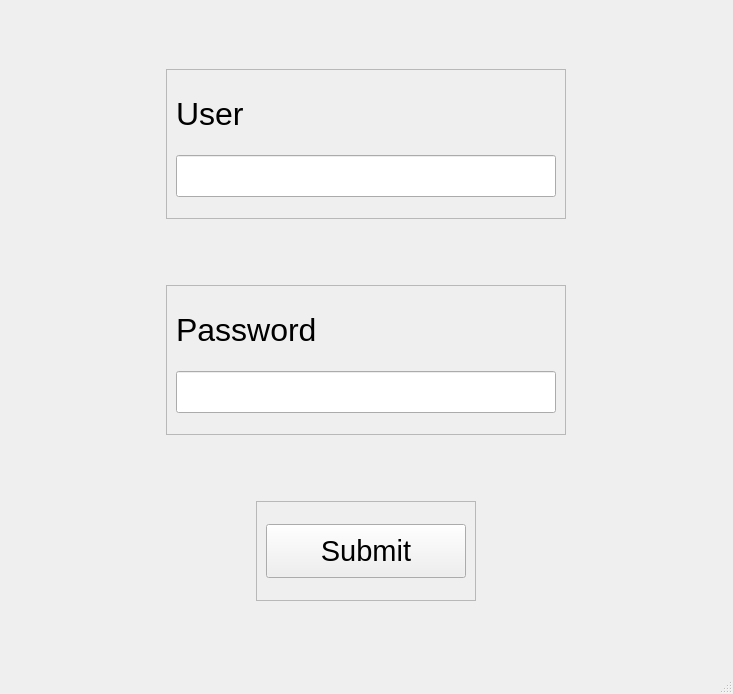
<?xml version="1.0" encoding="UTF-8"?>
<ui version="4.0">
 <class>MainWindow</class>
 <widget class="QMainWindow" name="MainWindow">
  <property name="geometry">
   <rect>
    <x>0</x>
    <y>0</y>
    <width>733</width>
    <height>694</height>
   </rect>
  </property>
  <property name="windowTitle">
   <string>MainWindow</string>
  </property>
  <widget class="QWidget" name="centralwidget">
   <layout class="QVBoxLayout" name="verticalLayout">
    <item alignment="Qt::AlignHCenter">
     <widget class="QFrame" name="frame">
      <property name="minimumSize">
       <size>
        <width>400</width>
        <height>0</height>
       </size>
      </property>
      <property name="maximumSize">
       <size>
        <width>16777215</width>
        <height>150</height>
       </size>
      </property>
      <property name="styleSheet">
       <string notr="true"/>
      </property>
      <property name="frameShape">
       <enum>QFrame::StyledPanel</enum>
      </property>
      <property name="frameShadow">
       <enum>QFrame::Raised</enum>
      </property>
      <layout class="QVBoxLayout" name="verticalLayout_3">
       <item>
        <widget class="QLabel" name="label">
         <property name="maximumSize">
          <size>
           <width>271</width>
           <height>50</height>
          </size>
         </property>
         <property name="font">
          <font>
           <pointsize>24</pointsize>
          </font>
         </property>
         <property name="text">
          <string>User</string>
         </property>
        </widget>
       </item>
       <item>
        <widget class="QLineEdit" name="lineEdit">
         <property name="font">
          <font>
           <pointsize>18</pointsize>
          </font>
         </property>
         <property name="styleSheet">
          <string notr="true">QLineEdit{
	padding: 5px;
}</string>
         </property>
        </widget>
       </item>
      </layout>
     </widget>
    </item>
    <item alignment="Qt::AlignHCenter">
     <widget class="QFrame" name="frame_2">
      <property name="minimumSize">
       <size>
        <width>400</width>
        <height>0</height>
       </size>
      </property>
      <property name="maximumSize">
       <size>
        <width>16777215</width>
        <height>150</height>
       </size>
      </property>
      <property name="frameShape">
       <enum>QFrame::StyledPanel</enum>
      </property>
      <property name="frameShadow">
       <enum>QFrame::Raised</enum>
      </property>
      <layout class="QVBoxLayout" name="verticalLayout_2">
       <item>
        <widget class="QLabel" name="label_2">
         <property name="maximumSize">
          <size>
           <width>271</width>
           <height>50</height>
          </size>
         </property>
         <property name="font">
          <font>
           <pointsize>24</pointsize>
          </font>
         </property>
         <property name="text">
          <string>Password</string>
         </property>
        </widget>
       </item>
       <item>
        <widget class="QLineEdit" name="lineEdit_2">
         <property name="font">
          <font>
           <pointsize>18</pointsize>
          </font>
         </property>
         <property name="styleSheet">
          <string notr="true">QLineEdit{
	padding: 5px;
}</string>
         </property>
         <property name="text">
          <string/>
         </property>
         <property name="echoMode">
          <enum>QLineEdit::Password</enum>
         </property>
        </widget>
       </item>
      </layout>
     </widget>
    </item>
    <item alignment="Qt::AlignHCenter">
     <widget class="QFrame" name="frame_3">
      <property name="minimumSize">
       <size>
        <width>200</width>
        <height>0</height>
       </size>
      </property>
      <property name="maximumSize">
       <size>
        <width>250</width>
        <height>100</height>
       </size>
      </property>
      <property name="frameShape">
       <enum>QFrame::StyledPanel</enum>
      </property>
      <property name="frameShadow">
       <enum>QFrame::Raised</enum>
      </property>
      <layout class="QVBoxLayout" name="verticalLayout_4">
       <item>
        <widget class="QPushButton" name="pushButton">
         <property name="minimumSize">
          <size>
           <width>200</width>
           <height>0</height>
          </size>
         </property>
         <property name="maximumSize">
          <size>
           <width>200</width>
           <height>54</height>
          </size>
         </property>
         <property name="font">
          <font>
           <pointsize>22</pointsize>
          </font>
         </property>
         <property name="text">
          <string>Submit</string>
         </property>
        </widget>
       </item>
      </layout>
     </widget>
    </item>
   </layout>
  </widget>
  <widget class="QMenuBar" name="menubar">
   <property name="geometry">
    <rect>
     <x>0</x>
     <y>0</y>
     <width>733</width>
     <height>26</height>
    </rect>
   </property>
  </widget>
  <widget class="QStatusBar" name="statusbar"/>
 </widget>
 <resources/>
 <connections/>
</ui>
